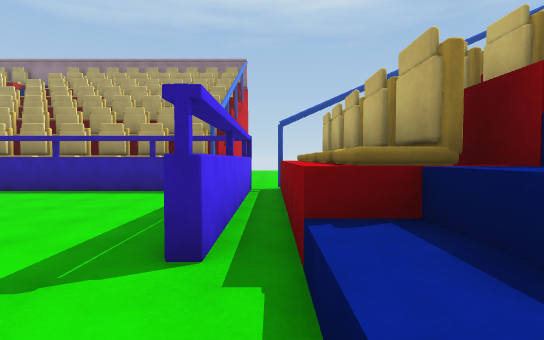
[1] (above)

24 first-person views from a walk through a Unity game level. The camera is 1.5 m above the floor, tilts 2° down and sees 80° across. The floor is counted in squares, 2 m on a side. Each view is taken from the middle of a square. On the plan, view 1 faces up. The plan holds only what a view shows up to about 11 squares ahead; the rest is blank. The place goes on beyond the plan. Surface patterns are stand-ins for the level's own textures.

[2]
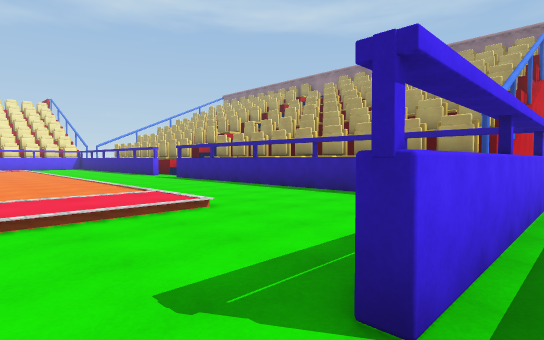

[3]
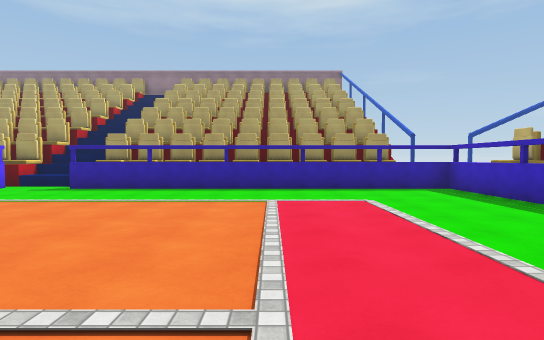

[4]
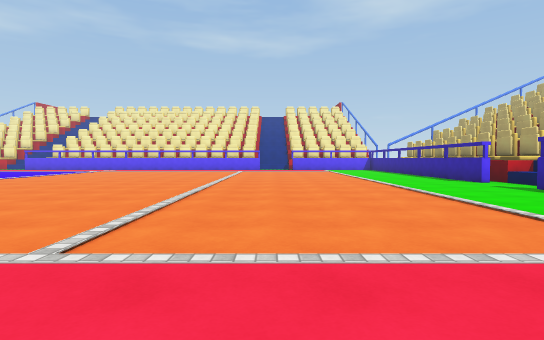

[5]
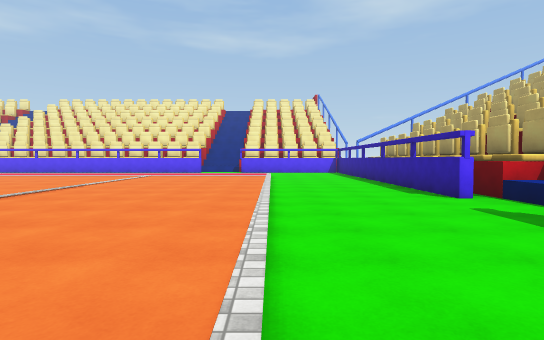

[6]
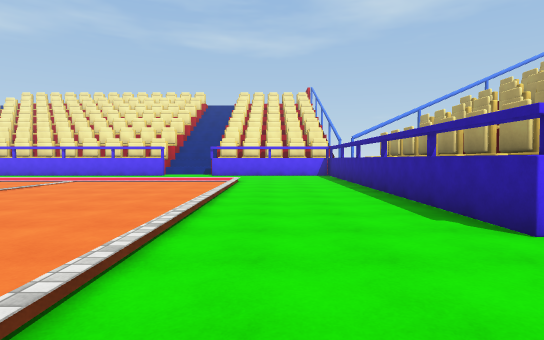

[7]
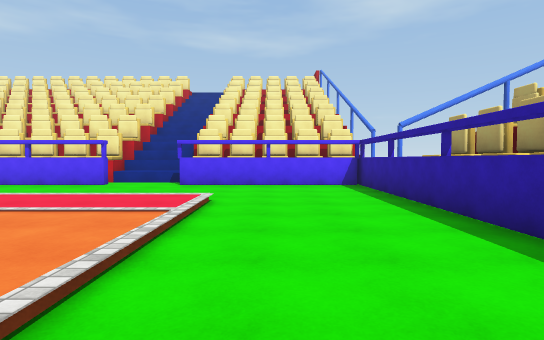

[8]
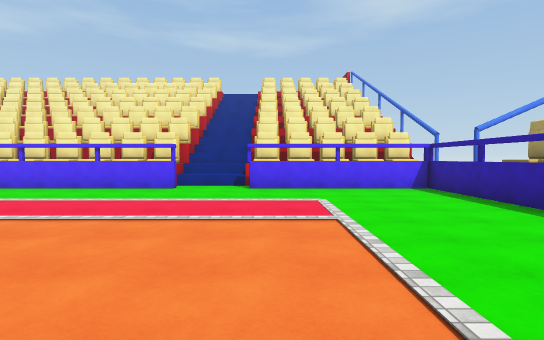

[9]
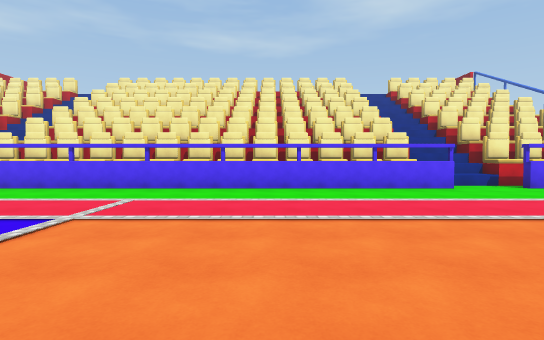

[10]
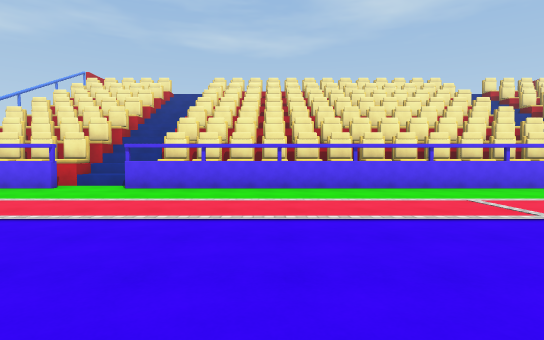

[11]
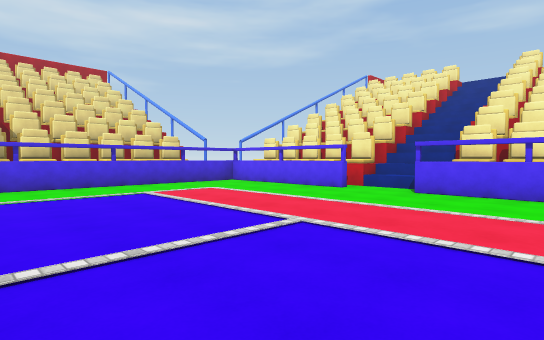

[12]
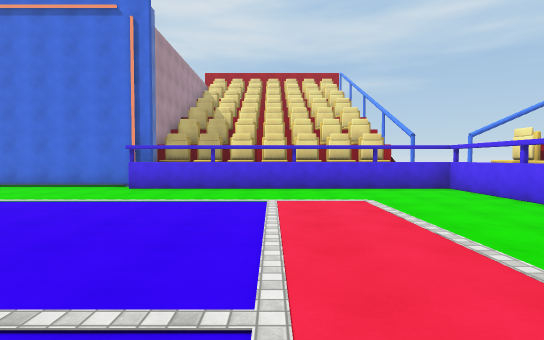

[13]
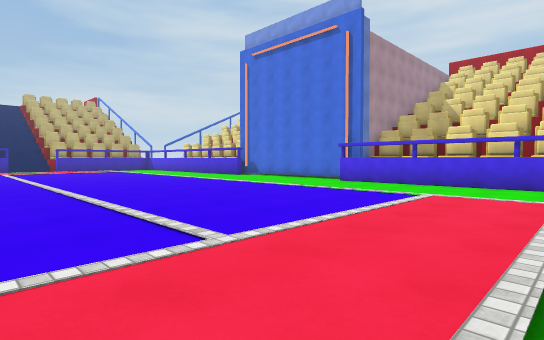

[14]
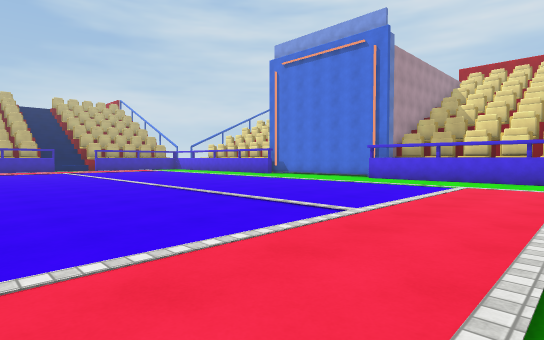

[15]
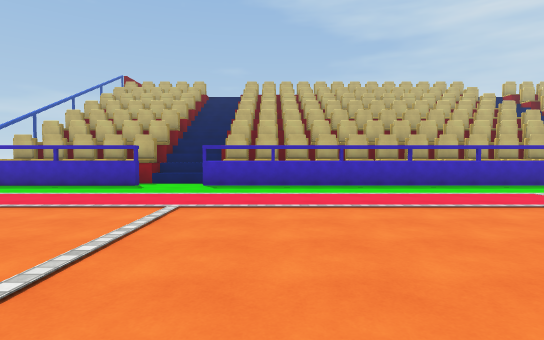

[16]
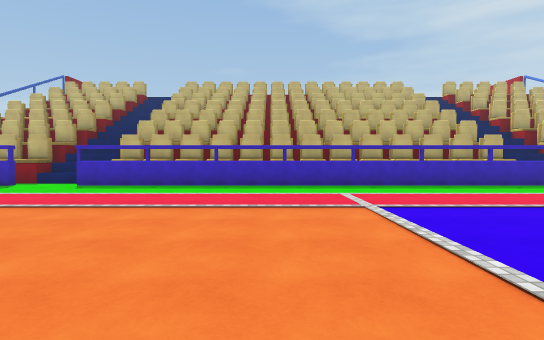

[17]
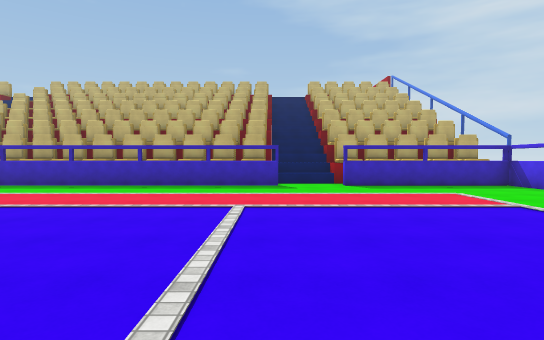

[18]
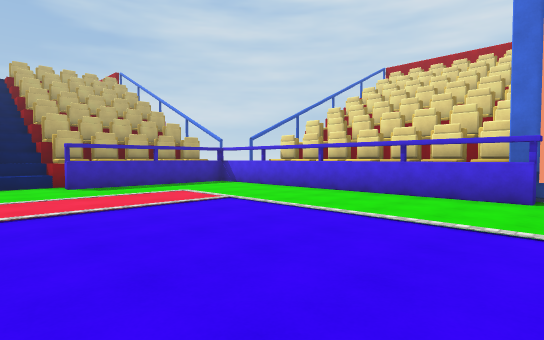

[19]
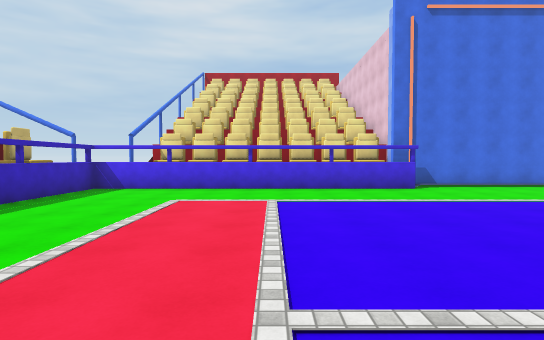

[20]
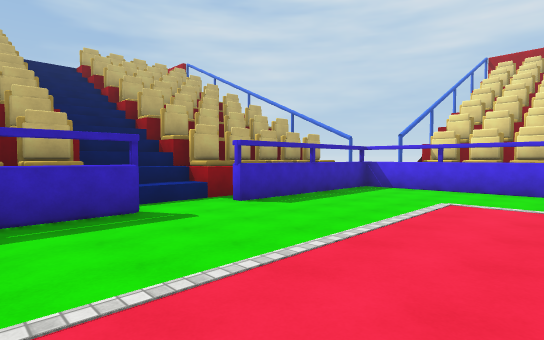

[21]
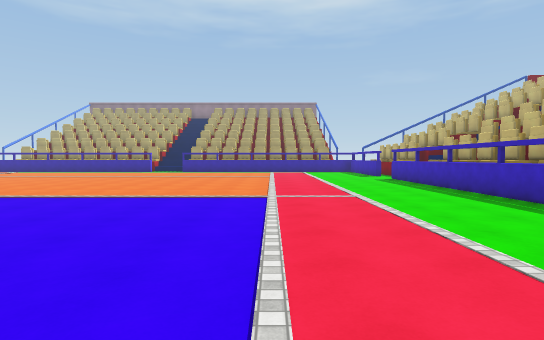

[22]
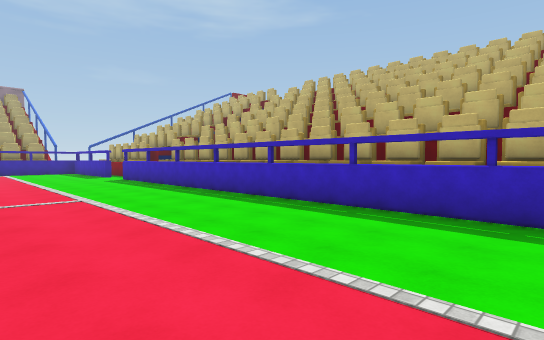

[23]
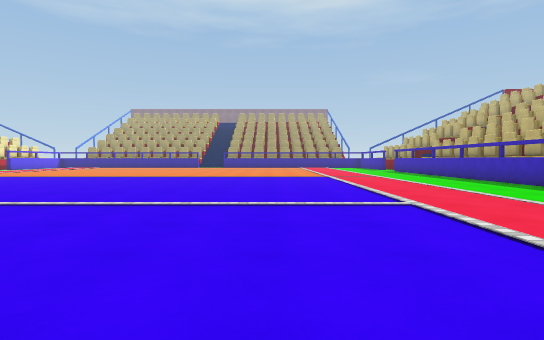

[24]
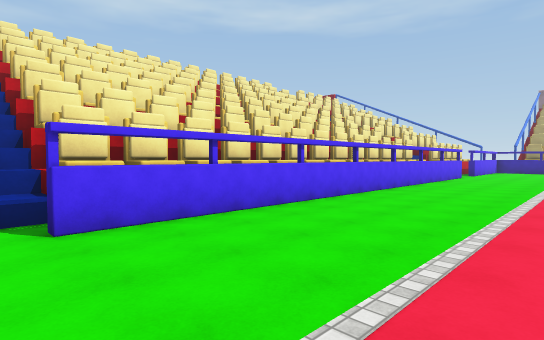

### Floor plan
Key: @ floor where view 1 was taken; # wall or solid block; x gap in a wall; . main floor; - floor 0.25 m lower than the main floor; / step, stairs or slope; = window, fence, low wall or low ledge; ^ raised ledge.
Columns run from 28 left of view 1 to 1 right of it. Each row starts with its distance up from view 1.
 11    #########
 10     ##########       ####
  9     ##########^^##########^ -
  8  ## -----    ##-x---------x--^
  7  # #==========--===========#-#
  6  #^------------------------#-#
  5  #^------------------------#-#
  4  #^---///////////////////--#-#
  3  #^---/................./--#-#
  2  ^----/................./----^
  1  ^----/................./----^
  0  ^^---/................./--#@
 -1  #^---/................./--#
 -2  #=---/................./--#
 -3  #^---/................./--# #
 -4  #^---/..... .........../--# #
 -5  #^---/................./--# #
 -6  #^---/..... .........../--# #
 -7  #^---/....  .........../--# #
 -8  #^---/................./--# #
 -9  #^---/................./--# #
-10  #^---/..... .........../--# #
-11  #^---/................./--# #
-12  #^---/................./--# #
-13  #=---/................./--# #
-14 ##^---/................./--# #
-15 #^^---/................./--#-^
-16 #^----/................./----^
-17 #^----/................./----^
-18  #^---/................./--#-#
-19  #^---////////// ////////--# #
-20  #^------------------------# #
-21  #^------------------------# #
-22  # #-----------------------# #
-23  ###########################x^
-24     ##                   ##

Where each view was taken, in squares from view 1:
view 1: 0 up, 0 right, facing up
view 2: 1 up, 0 right, facing up-left
view 3: 2 down, 6 left, facing up
view 4: 1 up, 4 left, facing left
view 5: 4 up, 8 left, facing left
view 6: 5 up, 11 left, facing left
view 7: 5 up, 16 left, facing left
view 8: 3 up, 16 left, facing left
view 9: 5 down, 16 left, facing left
view 10: 11 down, 16 left, facing left
view 11: 12 down, 17 left, facing down-left
view 12: 13 down, 20 left, facing down
view 13: 13 down, 22 left, facing down-right
view 14: 11 down, 22 left, facing down-right
view 15: 2 down, 11 left, facing right
view 16: 6 down, 11 left, facing right
view 17: 15 down, 11 left, facing right
view 18: 15 down, 11 left, facing down-right
view 19: 13 down, 6 left, facing down
view 20: 13 down, 6 left, facing down-right
view 21: 14 down, 6 left, facing up
view 22: 14 down, 6 left, facing up-right
view 23: 19 down, 8 left, facing up
view 24: 16 down, 21 left, facing up-left
